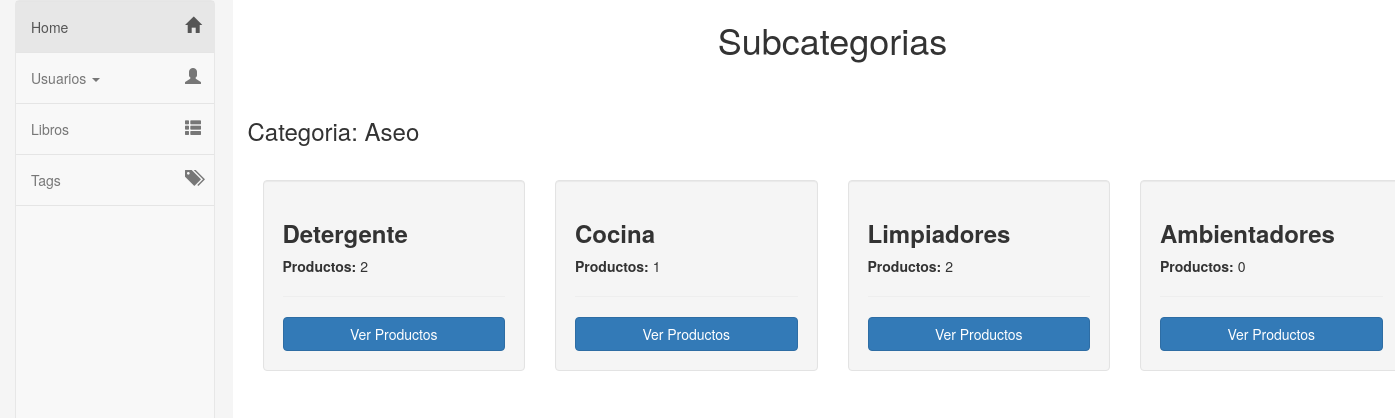
Screenshot of /catalog/2 with the database file from the repository.
### catalog/models.py (models this page shows, shortened)
class Category(models.Model):
    name = models.CharField(
        max_length=200,
        help_text="Ingresa la categoría"
        )

class SubCategory(models.Model):
    name = models.CharField(max_length=200, help_text="Ingresa la sub-categoría")
    category = models.ForeignKey('Category', on_delete=models.SET_NULL, null=True)

### catalog/views.py (the view)
# urls.py: path('<int:category_id>',views.subcategories,name='subcategories'),
def subcategories(request, category_id):
	category = Category.objects.get(pk=category_id)
	context = {
		'category': category,
	}
	return render(request, 'catalog/subcategories.html', context=context)

### catalog/templates/catalog/subcategories.html
{% extends "base_generic.html" %}
{% block content %}
<div class="container">
  <div class="row pricing">
    <h1 style=" display: flex; justify-content: center;align-items: center;margin-bottom: 5%;">Subcategorias </h1>
    <h3 style=" margin-bottom: 3%;">Categoria:  {{category.name}} </h3>
    {% for subcategory in category.subcategory_set.all %}
    <div class="col-md-3">
      <div class="well">
        <h3><b>{{ subcategory.name }}</b></h3>
        <p><b>Productos:</b>  {{subcategory.product_set.all.count}} </p>
        <hr>
        <a href="{% url 'catalog:products_subcategory' subcategory.id %}" class="btn btn-primary btn-block">Ver Productos </a>
      </div>
    </div>
    {% endfor %}
  </div>
{% endblock %}

### catalog/templates/base_generic.html (style rules this page uses)
body,html { height: 100%; }

### rows the page displays
Category: name "Aseo"
SubCategory: name "Detergente", product_set.all.count "2"
SubCategory: name "Cocina", product_set.all.count "1"
SubCategory: name "Limpiadores", product_set.all.count "2"
SubCategory: name "Ambientadores", product_set.all.count "0"
